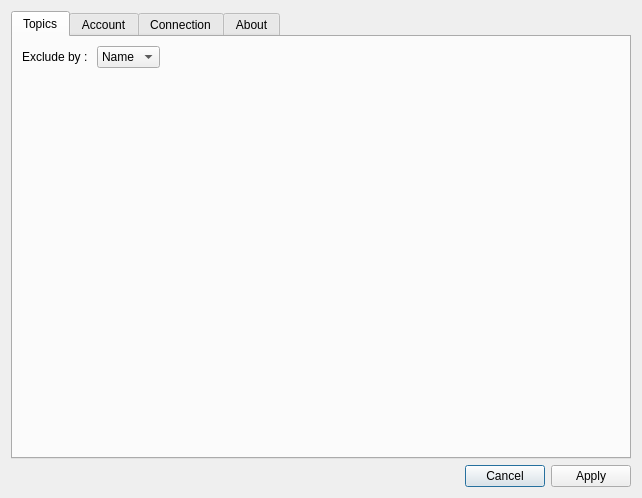
<?xml version="1.0" encoding="UTF-8"?>
<ui version="4.0">
 <class>ConfigurationDialog</class>
 <widget class="QDialog" name="ConfigurationDialog">
  <property name="geometry">
   <rect>
    <x>0</x>
    <y>0</y>
    <width>642</width>
    <height>498</height>
   </rect>
  </property>
  <property name="windowTitle">
   <string>Dialog</string>
  </property>
  <layout class="QVBoxLayout" name="verticalLayout">
   <item>
    <widget class="QTabWidget" name="tabWidget">
     <property name="currentIndex">
      <number>0</number>
     </property>
     <widget class="QWidget" name="TopicsWidget">
      <attribute name="title">
       <string>Topics</string>
      </attribute>
      <layout class="QVBoxLayout" name="verticalLayout_5">
       <item>
        <layout class="QHBoxLayout" name="horizontalLayout_4">
         <item>
          <widget class="QLabel" name="label_3">
           <property name="text">
            <string>Exclude by : </string>
           </property>
          </widget>
         </item>
         <item>
          <widget class="QComboBox" name="cbSelectTopics">
           <item>
            <property name="text">
             <string>Name</string>
            </property>
           </item>
           <item>
            <property name="text">
             <string>Type</string>
            </property>
           </item>
          </widget>
         </item>
         <item>
          <spacer name="horizontalSpacer_4">
           <property name="orientation">
            <enum>Qt::Horizontal</enum>
           </property>
           <property name="sizeHint" stdset="0">
            <size>
             <width>40</width>
             <height>20</height>
            </size>
           </property>
          </spacer>
         </item>
        </layout>
       </item>
       <item>
        <widget class="QStackedWidget" name="stwTopics">
         <property name="currentIndex">
          <number>1</number>
         </property>
         <widget class="QWidget" name="pageName">
          <layout class="QVBoxLayout" name="verticalLayout_6">
           <item>
            <widget class="QFrame" name="frameTopicName">
             <layout class="QHBoxLayout" name="horizontalLayout_3">
              <item>
               <layout class="QGridLayout" name="topicNameGridLayout"/>
              </item>
              <item>
               <spacer name="horizontalSpacer_3">
                <property name="orientation">
                 <enum>Qt::Horizontal</enum>
                </property>
                <property name="sizeHint" stdset="0">
                 <size>
                  <width>40</width>
                  <height>20</height>
                 </size>
                </property>
               </spacer>
              </item>
             </layout>
            </widget>
           </item>
           <item>
            <spacer name="verticalSpacer_3">
             <property name="orientation">
              <enum>Qt::Vertical</enum>
             </property>
             <property name="sizeHint" stdset="0">
              <size>
               <width>20</width>
               <height>40</height>
              </size>
             </property>
            </spacer>
           </item>
          </layout>
         </widget>
         <widget class="QWidget" name="pageType">
          <layout class="QVBoxLayout" name="verticalLayout_7">
           <item>
            <widget class="QFrame" name="frameTopicType">
             <layout class="QHBoxLayout" name="horizontalLayout">
              <item>
               <layout class="QGridLayout" name="topicTypeGridLayout"/>
              </item>
              <item>
               <spacer name="horizontalSpacer_2">
                <property name="orientation">
                 <enum>Qt::Horizontal</enum>
                </property>
                <property name="sizeHint" stdset="0">
                 <size>
                  <width>40</width>
                  <height>20</height>
                 </size>
                </property>
               </spacer>
              </item>
             </layout>
            </widget>
           </item>
           <item>
            <spacer name="verticalSpacer_2">
             <property name="orientation">
              <enum>Qt::Vertical</enum>
             </property>
             <property name="sizeHint" stdset="0">
              <size>
               <width>20</width>
               <height>40</height>
              </size>
             </property>
            </spacer>
           </item>
          </layout>
         </widget>
        </widget>
       </item>
      </layout>
     </widget>
     <widget class="QWidget" name="AccountWidget">
      <attribute name="title">
       <string>Account</string>
      </attribute>
      <layout class="QHBoxLayout" name="horizontalLayout_2" stretch="2,1">
       <item>
        <layout class="QVBoxLayout" name="verticalLayout_4">
         <item>
          <layout class="QVBoxLayout" name="verticalLayout_2">
           <item>
            <widget class="QLabel" name="label">
             <property name="text">
              <string>Email :</string>
             </property>
            </widget>
           </item>
           <item>
            <widget class="QLineEdit" name="lineEdit"/>
           </item>
          </layout>
         </item>
         <item>
          <layout class="QVBoxLayout" name="verticalLayout_3">
           <item>
            <widget class="QLabel" name="label_2">
             <property name="text">
              <string>Token :</string>
             </property>
            </widget>
           </item>
           <item>
            <widget class="QLineEdit" name="lineEdit_2"/>
           </item>
          </layout>
         </item>
         <item>
          <spacer name="verticalSpacer">
           <property name="orientation">
            <enum>Qt::Vertical</enum>
           </property>
           <property name="sizeHint" stdset="0">
            <size>
             <width>20</width>
             <height>40</height>
            </size>
           </property>
          </spacer>
         </item>
        </layout>
       </item>
       <item>
        <spacer name="horizontalSpacer">
         <property name="orientation">
          <enum>Qt::Horizontal</enum>
         </property>
         <property name="sizeHint" stdset="0">
          <size>
           <width>196</width>
           <height>20</height>
          </size>
         </property>
        </spacer>
       </item>
      </layout>
     </widget>
     <widget class="QWidget" name="ConnectionWidget">
      <attribute name="title">
       <string>Connection</string>
      </attribute>
     </widget>
     <widget class="QWidget" name="AboutWidget">
      <attribute name="title">
       <string>About</string>
      </attribute>
     </widget>
    </widget>
   </item>
   <item>
    <widget class="QDialogButtonBox" name="buttonBox">
     <property name="standardButtons">
      <set>QDialogButtonBox::Apply|QDialogButtonBox::Cancel</set>
     </property>
    </widget>
   </item>
  </layout>
 </widget>
 <resources/>
 <connections/>
</ui>
